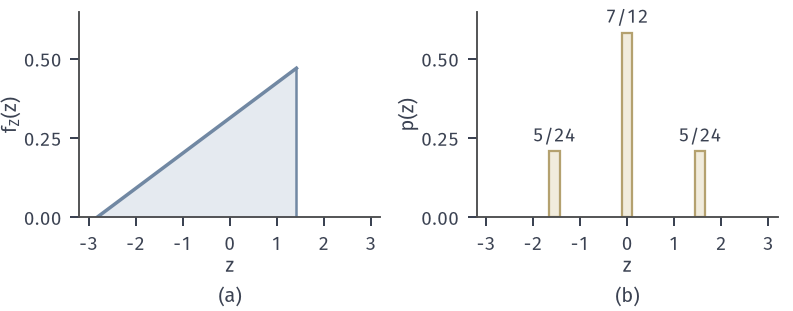

This figure's Python source:
from pathlib import Path
import sys
HERE = Path(__file__).resolve().parent
sys.path.insert(0, str(HERE.parent/'rvm-common'))
from rvm_fig import *
# Two standardized laws with the same kurtosis 12/5:
# (a) density 2x on (0,1) standardized (skewness -2 sqrt2/5); (b) symmetric table on {-a,0,a},
# P(+-a)=5/24 each, a = sqrt(12/5) so that the variance is 1; kurtosis 1/(2q) = 12/5.
fig, axes = figure(width_mm=112, height_mm=44, ncols=2)
panel(fig, left=.1, right=.98, bottom=.3, wspace=.32)
r = np.sqrt(18)
zz = np.linspace(-2/3*r, 1/3*r, 300); f = 2*(2/3+zz/r)/r
ax = axes[0]
ax.fill_between(zz, 0, f, color=BLUE_FILL, lw=0); ax.plot(zz, f, color=BLUE, lw=1.4)
ax.plot([zz[-1], zz[-1]], [0, f[-1]], color=BLUE, lw=1.0)
ax.set_xlim(-3.2, 3.2); ax.set_ylim(0, .65); ax.set_xticks([-3, -2, -1, 0, 1, 2, 3]); ax.set_yticks([0, .25, .5])
axlab(ax, '$z$', '$f_Z(z)$')
ax = axes[1]
q = 5/24; a = np.sqrt(1/(2*q))
zs = np.array([-a, 0, a]); ps = np.array([q, 1-2*q, q])
bars(ax, zs, ps, width=.22, color=YELLOW, fill=YELLOW_FILL)
for z, p, s in zip(zs, ps, ['5/24', '7/12', '5/24']):
    lab(ax, z, p+.02, s, INK, ha='center', va='bottom')
ax.set_xlim(-3.2, 3.2); ax.set_ylim(0, .65); ax.set_xticks([-3, -2, -1, 0, 1, 2, 3]); ax.set_yticks([0, .25, .5])
axlab(ax, '$z$', '$p(z)$')
m, v, g, k = moments(zs, ps)
tags(fig, axes)
save(fig, HERE, 'figure', {'table': [m, v, g, k], 'a': a, 'density kurt': float(np.trapezoid(zz**4*f, zz))})
print(m, v, g, k, a, np.trapezoid(zz**4*f, zz))
